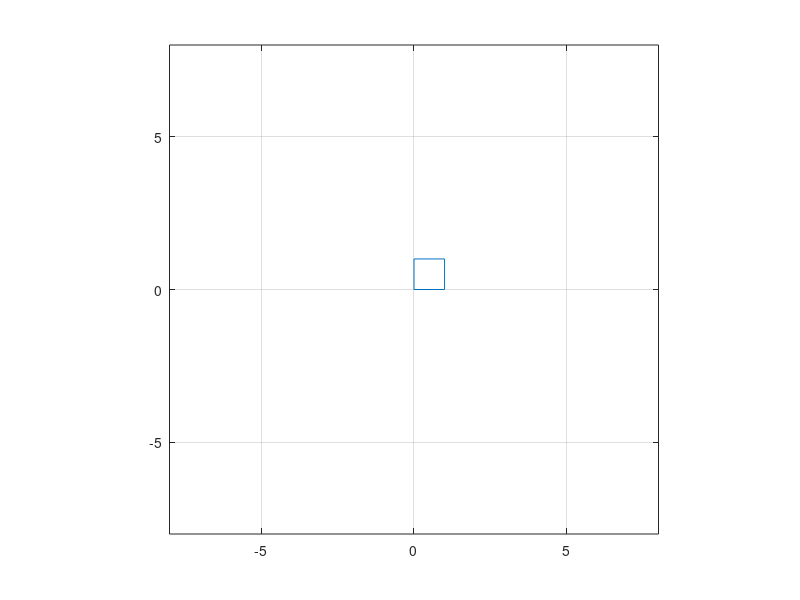

This chart was generated by the following MATLAB code:
clf                               % clear all settings for the plot
S=[0,1,1,0,0;0,0,1,1,0];
D1 = 9/8* eye (2);
theta =pi /8; % define the angle
Q=[cos( theta ), -sin( theta ); sin( theta ), cos( theta)];  
p = plot(S(1,:),S(2,:));          % plot the square
axis([-8,8,-8,8]);                % set size of the graph
axis square, grid on              % make the display square
hold on                           % hold the current graph

for i = 1:16
    S = D1*Q*S;                               % dilate the square
    set(p,'xdata',S(1,:),'ydata',S(2,:));   % erase original figure and plot
                                            % the transformed figure
    pause(0.1)         % adjust this pause rate to suit your computer.
end

neg_Q=[cos(-theta ), -sin(-theta ); sin(-theta ), cos(-theta)];  
D2 = 8/9* eye (2);

for i = 1:16
    S = D2*neg_Q*S;                               % contract the square
    set(p,'xdata',S(1,:),'ydata',S(2,:));   % erase original figure and plot
                                            % the transformed figure
    pause(0.1)         % adjust this pause rate to suit your computer.
end
hold off 